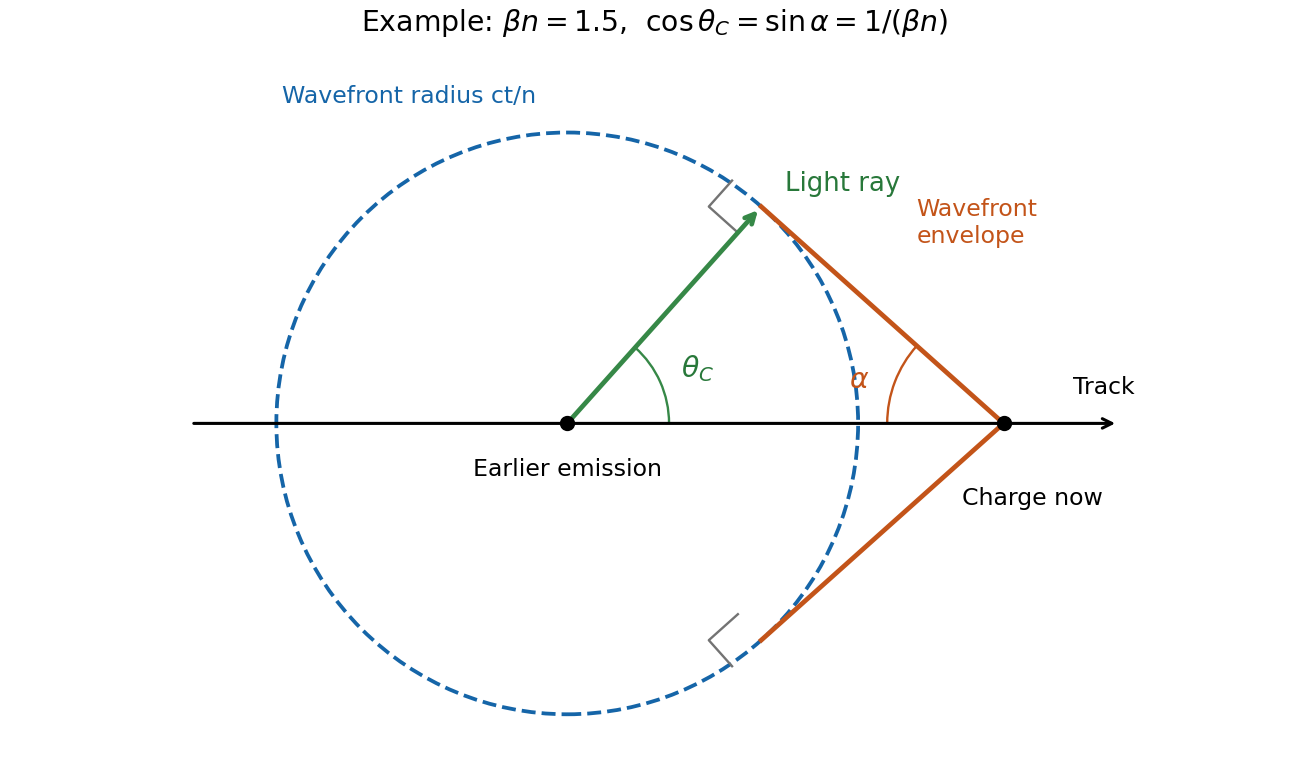

Source code (Python):
"""Original Cherenkov ray/wavefront construction; Python 3.14 and Matplotlib."""
import numpy as np
import matplotlib

matplotlib.use("Agg")
import matplotlib.pyplot as plt
from matplotlib.patches import Arc, Circle

fig, ax = plt.subplots(figsize=(7.7, 4.5), layout="constrained", facecolor="white")
speed_ratio = 1.5
current = np.array([speed_ratio, 0])
upper = np.array([1 / speed_ratio, np.sqrt(1 - 1 / speed_ratio**2)])
ax.add_patch(Circle((0, 0), 1, fill=False, ls="--", lw=1.6, color="#1565a8"))
for sign in [-1, 1]:
    point = upper * [1, sign]
    ax.plot([current[0], point[0]], [0, point[1]], color="#c35419", lw=2)
    vector = (point - current) * 0.12
    normal = -point * 0.12
    ax.plot([point[0] + vector[0], point[0] + vector[0] + normal[0], point[0] + normal[0]], [point[1] + vector[1], point[1] + vector[1] + normal[1], point[1] + normal[1]], color="0.45", lw=1)
ax.annotate("", (1.9, 0), (-1.3, 0), arrowprops={"arrowstyle": "->", "lw": 1.3, "color": "black"})
ax.annotate("", upper, (0, 0), arrowprops={"arrowstyle": "->", "color": "#368847", "lw": 2})
theta = np.rad2deg(np.arccos(1 / speed_ratio))
ax.add_patch(Arc((0, 0), 0.7, 0.7, theta1=0, theta2=theta, color="#368847"))
ax.text(0.39, 0.16, r"$\theta_C$", color="#28783a", fontsize=12)
ax.add_patch(Arc(current, 0.8, 0.8, theta1=180 - (90 - theta), theta2=180, color="#c35419"))
ax.text(0.97, 0.12, r"$\alpha$", color="#c35419", fontsize=12)
ax.scatter([0, current[0]], [0, 0], color="black", s=30, zorder=4)
ax.text(0, -0.18, "Earlier emission", ha="center", fontsize=10)
ax.text(current[0] + 0.1, -0.28, "Charge now", ha="center", fontsize=10)
ax.text(-0.98, 1.1, "Wavefront radius ct/n", color="#1565a8", fontsize=10)
ax.text(0.75, 0.8, "Light ray", color="#28783a", fontsize=11)
ax.text(1.2, 0.62, "Wavefront\nenvelope", color="#c35419", fontsize=10)
ax.text(1.95, 0.1, "Track", ha="right", fontsize=10)
ax.set(title=r"Example: $\beta n=1.5$,  $\cos\theta_C=\sin\alpha=1/(\beta n)$", xlim=(-1.4, 2), ylim=(-1.15, 1.3))
ax.set_aspect("equal")
ax.axis("off")
fig.savefig("2017-q2-cherenkov-cone.png", dpi=170, facecolor="white")
plt.close(fig)
